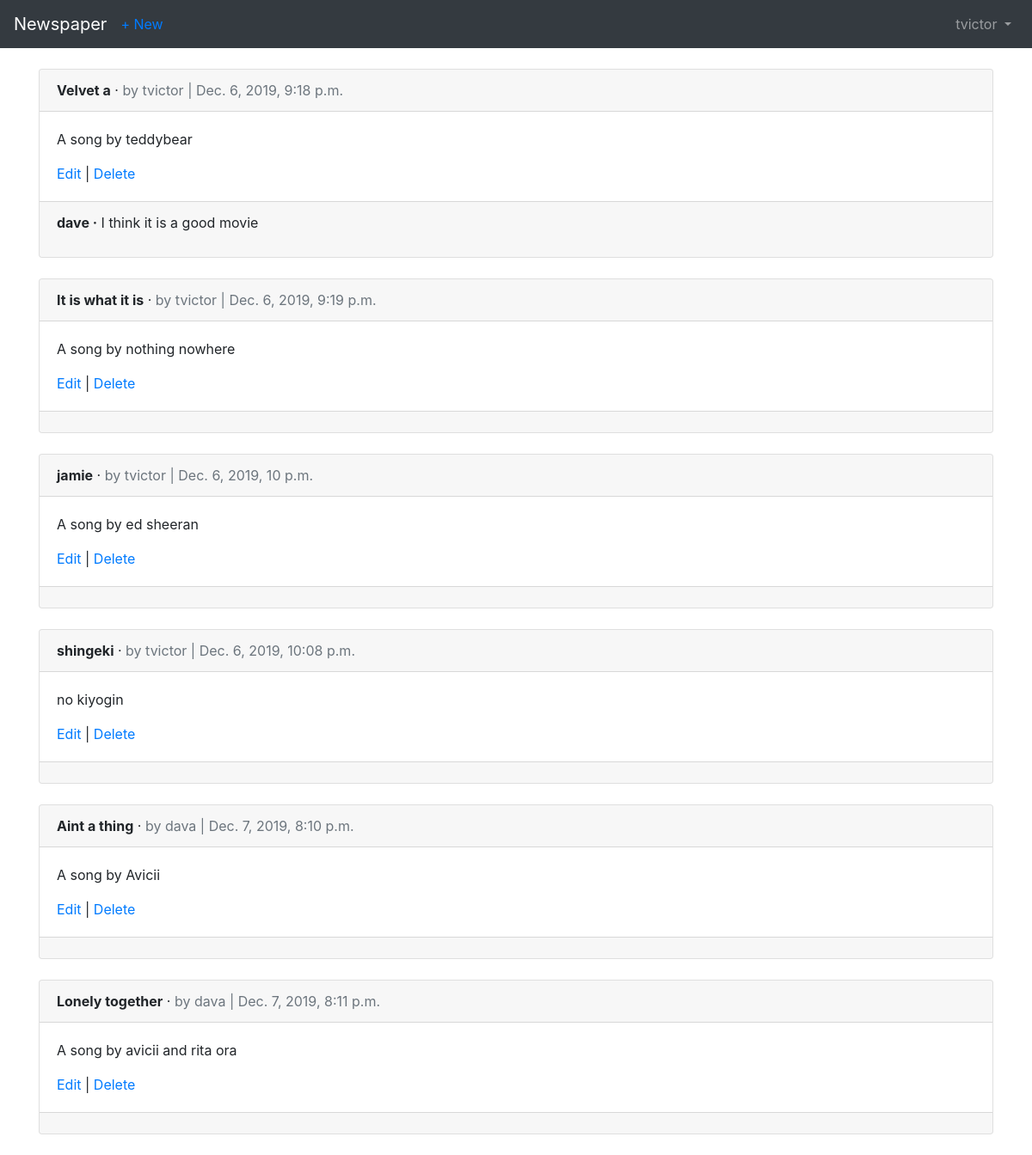
The page /articles/ (signed in) on the database its author committed.
### users/models.py (models this page shows)
class CustomUser(AbstractUser):
    age = models.PositiveIntegerField(null=True, blank=True)

### articles/models.py (models this page shows, shortened)
class Article(models.Model):
    title = models.CharField(max_length=255)
    body = models.TextField()
    date = models.DateTimeField(auto_now_add=True)
    author = models.ForeignKey(
        get_user_model(),
        on_delete=models.CASCADE,
    )

class Comment(models.Model):
    article = models.ForeignKey(Article, on_delete= models.CASCADE, related_name="comments")
    author = models.ForeignKey(get_user_model(), on_delete= models.CASCADE)
    comment = models.CharField(max_length=140)
    def __str__(self):
        return self.comment

### articles/views.py (the view)
# urls.py: path('', ArticleListView.as_view(), name='article_list'),
class ArticleListView(LoginRequiredMixin, ListView):
    model = Article
    template_name = "article_list.html"
    login_url = "login"

### templates/article_list.html
{% extends 'base.html' %} {% block title %}Articles{% endblock title %} {% block content %}
{% for article in object_list %}
<div class="card">
  <div class="card-header">
    <span class="font-weight-bold">{{ article.title }}</span> &middot;
    <span class="text-muted">by {{ article.author }} | {{ article.date }}</span>
  </div>
  <div class="card-body">
    <p>{{ article.body }}</p>
    <a href="{% url 'article_edit' article.pk %}">Edit</a> |
    <a href="{% url 'article_delete' article.pk %}">Delete</a>
  </div>
  <div class="card-footer">
    {% for comment in article.comments.all %}
    <p>
      <span class="font-weight-bold">{{ comment.author }} &middot;</span>
      {{ comment }}
    </p>
    {% endfor %}
  </div>
</div>
<br />
{% endfor %} {% endblock content %}

### templates/base.html (shortened to what this page needs)
<!DOCTYPE html>
<html lang="en">
  <head>
    <link
      rel="stylesheet"
      href="https://stackpath.bootstrapcdn.com/bootstrap/4.4.1/css/bootstrap.min.css"
    />
  </head>
  <body>
    <nav class="navbar navbar-expand-md navbar-dark bg-dark mb-4">
      <a class="navbar-brand" href="{% url 'home' %}">Newspaper</a>
      {% if user.is_authenticated %}
      <ul class="navbar-nav mr-auto">
      <li class="nav-item"><a href="{% url 'article_new' %}">+ New</a></li>
      </ul>
      {% endif %}
      <div class="collapse navbar-collapse" id="navbarCollapse">
        {% if user.is_authenticated %}
        <ul class="navbar-nav ml-auto">
          <li class="nav-item">
            <a
              class="nav-link dropdown-toggle"
              href="#"
              id="userMenu"
              data-toggle="dropdown"
              aria-haspopup="true"
              aria-expanded="false"
            >
              {{ user.username }}
            </a>
          </li>
        </ul>
        {% endif %}
      </div>
    </nav>
    <div class="container">
      {% block content %} {% endblock content %}
    </div>
  </body>
</html>

### rows shown on the page
CustomUser: username "tvictor"
Article: title "Velvet a", author "tvictor", date "Dec. 6, 2019, 9:18 p.m.", body "A song by teddybear"
Comment: author "dave", comment "I think it is a good movie"
Article: title "It is what it is", author "tvictor", date "Dec. 6, 2019, 9:19 p.m.", body "A song by nothing nowhere"
Article: title "jamie", author "tvictor", date "Dec. 6, 2019, 10 p.m.", body "A song by ed sheeran"
Article: title "shingeki", author "tvictor", date "Dec. 6, 2019, 10:08 p.m.", body "no kiyogin"
Article: title "Aint a thing", author "dava", date "Dec. 7, 2019, 8:10 p.m.", body "A song by Avicii"
Article: title "Lonely together", author "dava", date "Dec. 7, 2019, 8:11 p.m.", body "A song by avicii and rita ora"
